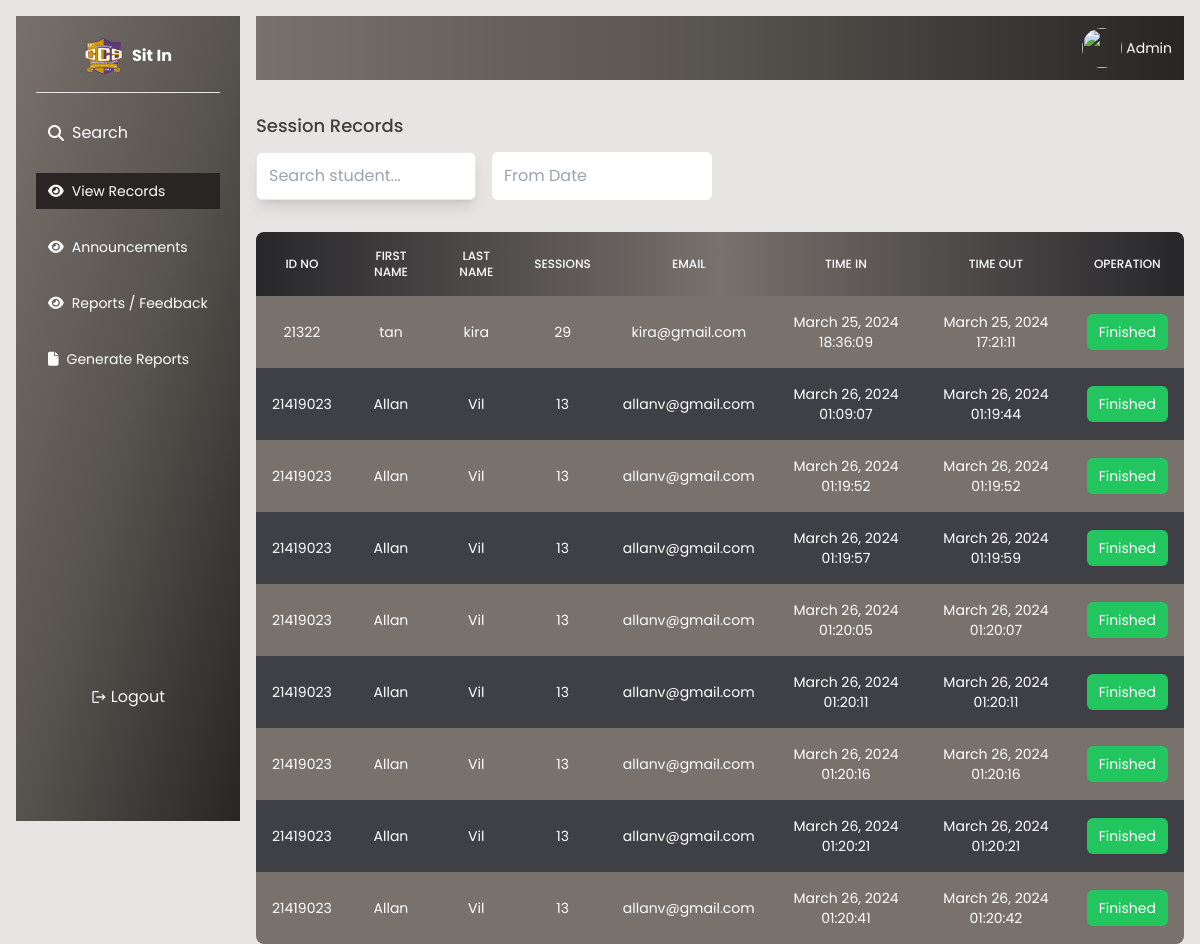
Page /admin/records.php (signed in) on the committed database.
### tables this page shows
CREATE TABLE `sessions` (
  `session_id` int(11) NOT NULL,
  `student_id` int(11) NOT NULL,
  `laboratory` varchar(254) NOT NULL,
  `purpose` varchar(254) NOT NULL,
  `time_in` datetime NOT NULL DEFAULT current_timestamp(),
  `time_out` datetime DEFAULT NULL
);

CREATE TABLE `student` (
  `id` int(11) NOT NULL,
  `email` varchar(250) NOT NULL,
  `password` varchar(250) NOT NULL,
  `firstname` varchar(150) NOT NULL,
  `lastname` varchar(150) NOT NULL,
  `middlename` varchar(150) NOT NULL,
  `age` int(150) NOT NULL,
  `gender` varchar(150) NOT NULL,
  `address` varchar(150) NOT NULL,
  `phone` int(150) NOT NULL,
  `idno` int(150) NOT NULL,
  `sessions` int(11) NOT NULL DEFAULT 30
);

### admin/records.php (the view, shortened to what this page needs)
<?php
require './db.php';
$students = [];
$query = "SELECT * FROM sessions INNER JOIN student ON student.id = sessions.student_id ORDER BY time_out asc";
$result = $connection->query($query);
if ($result->num_rows > 0) {
    while($row = $result->fetch_assoc()) {
        $students[] = $row;
    }
}
?>
<!DOCTYPE html>
<html lang="en">
<head>
     <link rel="stylesheet" href="../style.css">
    <script src="https://cdn.tailwindcss.com"></script>
    <link rel="stylesheet" href="https://cdnjs.cloudflare.com/ajax/libs/font-awesome/6.5.1/css/all.min.css"
 />
    <link rel="stylesheet" href="https://cdn.jsdelivr.net/npm/flatpickr/dist/flatpickr.min.css">
</head>
<body class="bg-stone-200">
    <?php require './sidebar.php';?>
    <main class="flex-1 lg:ml-64  lg:mt-4 mr-4">
       <div class="flex flex-col gap-8  rounded-xs">
        <div class="flex justify-end w-full bg-gradient-to-r from-stone-500 via-stone-600 to-stone-800 text-white p-3 rounded-xs">
            <div class="flex gap-1 items-center">
                <img src="https://innap.dexignzone.com/xhtml/images/profile/pic1.jpg" class="rounded-full w-10 h-10"/>
                <span class="text-sm">Admin</span>
            </div>
        </div>
        <div class="">
            <h1 class="font-medium text-lg text-stone-700">Session Records</h1>
            <div class="grid grid-cols-4 mt-3 gap-4">
                <div action="" method="get" class="flex  rounded-md">
                <div class="items-center flex justify-start w-full shadow-lg border  rounded-md bg-white">
                    <input id="search" name="search" class="px-3 p-1 outline-none  bg-transparent " tpye="text" value="" placeholder="Search student..."/>
                </div>
            </div>
              <input type="text" id="datetimepicker" placeholder="From Date" class="outline-none px-3 p-3 rounded-md form-input w-full">
            </div>
        </div>
             <table class=" w-full text-sm text-left rtl:text-right text-white rounded-lg overflow-hidden">
                <thead class="text-xs bg-gradient-to-r from-zinc-800 via-stone-500 to-zinc-800 uppercase rounded-md">
                    <tr>
                        <th class="border px-4 py-4 font-medium border-none text-center font-bold">ID NO
                        </th>
                        <th class="border px-4 py-4 font-medium border-none  text-center">FIRST NAME</th>
                        <th class="border px-4 py-4 font-medium border-none  text-center">LAST NAME</th>
                        <th class="border px-4 py-4 font-medium border-none  text-center">SESSIONS</th>
                        <th class="border px-4 py-4 font-medium border-none  text-center">EMAIL</th>
                        <th class="border px-4 py-4 font-medium border-none  text-center">TIME IN</th>
                        <th class="border px-4 py-4 font-medium border-none  text-center">TIME OUT</th>
                        <th class="border px-4 py-4 font-medium border-none  text-center">Operation</th>
                    </tr>
                </thead>
                <tbody id="tbody" class="relative">
                <?php
            foreach ($students as $student) {
                   echo '<tr class="odd:bg-stone-500 bg-zinc-700">
                                <td class="border px-4 py-4 border-none text-center text-xs md:text-sm text-white">'.$student['idno'].'</td>
                                <td class="border px-4 py-4 border-none text-center text-xs md:text-sm text-white">'.$student['firstname'].'</td>
                                <td class="border px-4 py-4 border-none text-center text-xs md:text-sm text-white">'.$student['lastname'].'</td>
                                <td class="border px-4 py-4 border-none text-center text-xs md:text-sm text-white">'.$student['sessions'].'</td>
                                <td class="border px-4 py-4 border-none text-center text-xs md:text-sm text-white">'.$student['email'].'</td>
                                <td class="border px-4 py-4 border-none text-center text-xs md:text-sm text-white">'.date('F j, Y H:i:s', strtotime($student['time_in'])).'</td>
                                <td class="border px-4 py-4 border-none text-center text-xs md:text-sm text-white">'.date('F j, Y H:i:s', strtotime($student['time_out'])).'</td>
                                <td class="border px-4 py-4 border-none text-center text-xs md:text-sm text-white">' . ($student['time_out'] !== null ? '<span href="#" class="text-white bg-green-500 px-3 p-2 rounded-md">Finished</span>' : '<a href="./timeout.php?id='.$student['id'].'&s_id='.$student['session_id'].'" class="text-white bg-red-500 px-3 p-2 rounded-md">Logout</a>') . '</td></tr>';
                }
            ?>
                </tbody>
            </table>
        </div>
    </main>
</body>
</html>

### style.css (style rules this page uses)
* { margin: 0; padding: 0; box-sizing: border-box; font-family: "Poppins", sans-serif; }

### rows in the picture
sessions: student.idno "21322", student.firstname "tan", student.lastname "kira", student.sessions "29", student.email "kira@gmail.com", time_in "March 25, 2024 18:36:09", time_out "March 25, 2024 17:21:11", shows "Finished"
sessions: student.idno "21419023", student.firstname "Allan", student.lastname "Vil", student.sessions "13", student.email "allanv@gmail.com", time_in "March 26, 2024 01:09:07", time_out "March 26, 2024 01:19:44", shows "Finished"
sessions: student.idno "21419023", student.firstname "Allan", student.lastname "Vil", student.sessions "13", student.email "allanv@gmail.com", time_in "March 26, 2024 01:19:52", time_out "March 26, 2024 01:19:52", shows "Finished"
sessions: student.idno "21419023", student.firstname "Allan", student.lastname "Vil", student.sessions "13", student.email "allanv@gmail.com", time_in "March 26, 2024 01:19:57", time_out "March 26, 2024 01:19:59", shows "Finished"
sessions: student.idno "21419023", student.firstname "Allan", student.lastname "Vil", student.sessions "13", student.email "allanv@gmail.com", time_in "March 26, 2024 01:20:05", time_out "March 26, 2024 01:20:07", shows "Finished"
sessions: student.idno "21419023", student.firstname "Allan", student.lastname "Vil", student.sessions "13", student.email "allanv@gmail.com", time_in "March 26, 2024 01:20:11", time_out "March 26, 2024 01:20:11", shows "Finished"
sessions: student.idno "21419023", student.firstname "Allan", student.lastname "Vil", student.sessions "13", student.email "allanv@gmail.com", time_in "March 26, 2024 01:20:16", time_out "March 26, 2024 01:20:16", shows "Finished"
sessions: student.idno "21419023", student.firstname "Allan", student.lastname "Vil", student.sessions "13", student.email "allanv@gmail.com", time_in "March 26, 2024 01:20:21", time_out "March 26, 2024 01:20:21", shows "Finished"
sessions: student.idno "21419023", student.firstname "Allan", student.lastname "Vil", student.sessions "13", student.email "allanv@gmail.com", time_in "March 26, 2024 01:20:41", time_out "March 26, 2024 01:20:42", shows "Finished"
